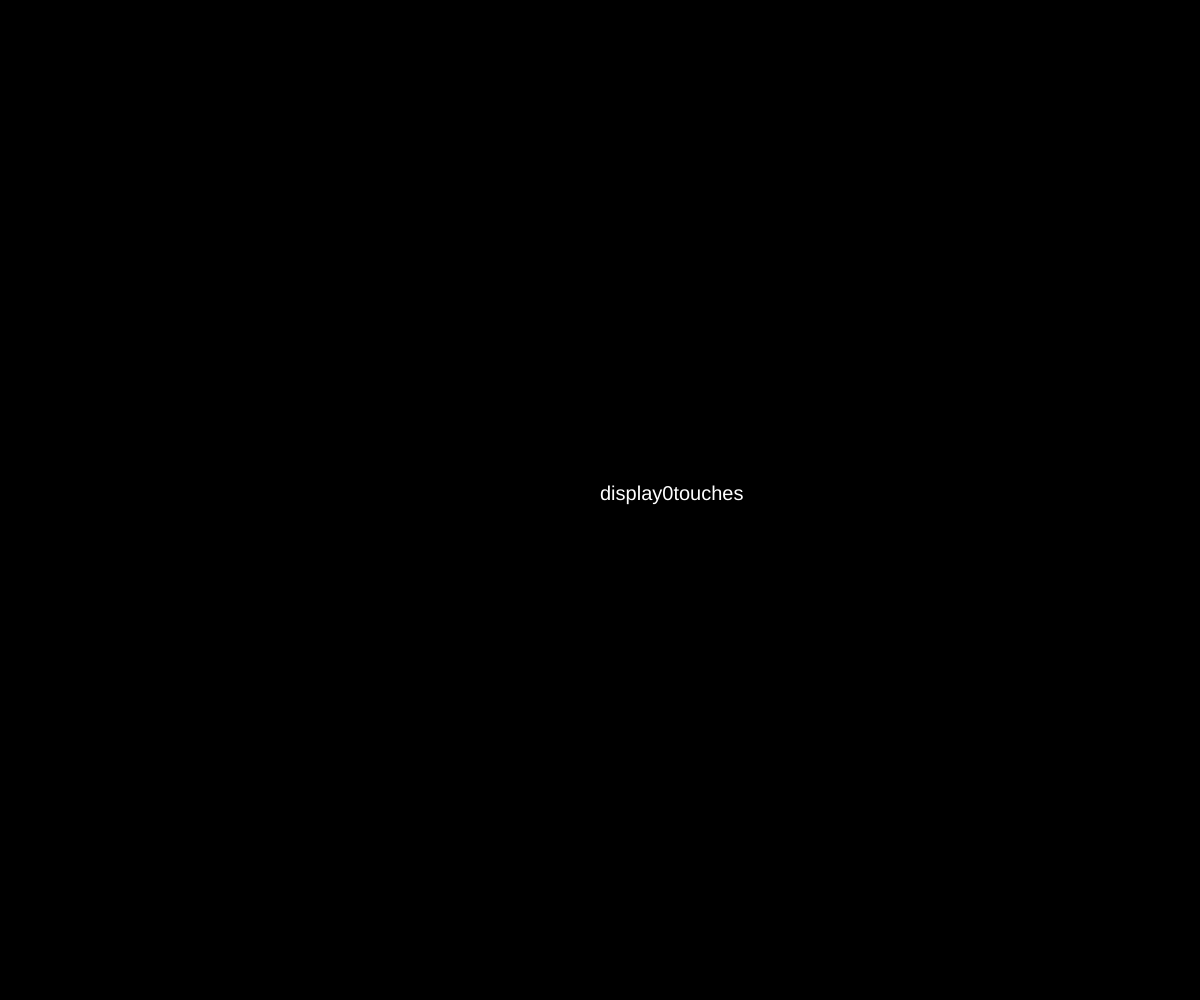
Frame 1 (no input)
Frame 60 (no input): identical to frame 1, image omitted
Frame 120 (the mouse pressed at the canvas centre since frame 60): identical to frame 1, image omitted

The p5.js sketch that drew this single still picture (run headless with seeded random() and noise() and a simulated clock; from frame 60 on, the mouse is pressed at the canvas centre):

// p5.js sketch
// ── sketch.js
var display=0;

function setup(){
  createCanvas(windowWidth,windowHeight);
  
}
function draw(){
  background("black");
display=touches.length+'touches';
fill("white");
textSize(20);
text("display"+display,width/2,height/2);

}
